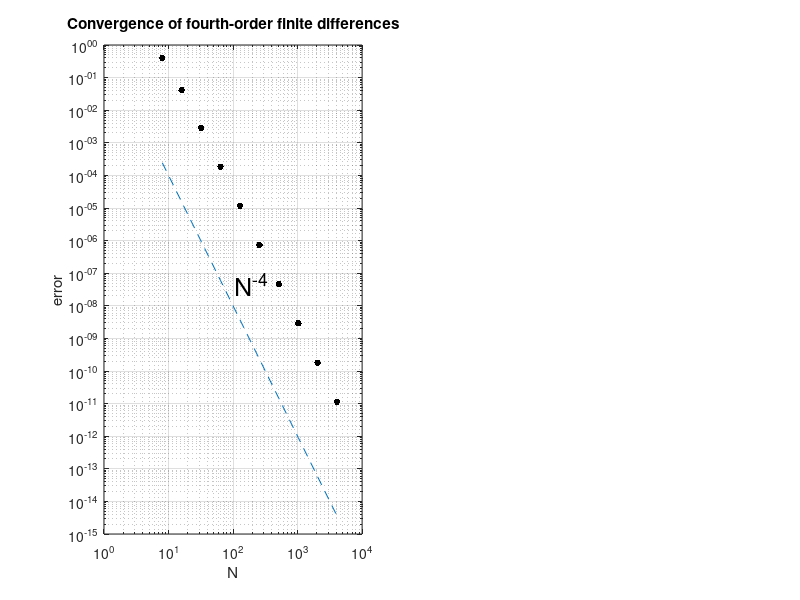

Recreate this plot in MATLAB. (Note: this script raises an error after producing the figure.)

%% This script illustrates a range of pseudospectral methods


%% Finite Difference Scheme vs Spectral Differentition
%Made using the files P1.m and P2.m by Trefethen
%We differentiate the function u = (sin(x)^2)cos(x) over [0,2pi]
%using both a fourth order finite difference scheme and 
%spectral differentiation and compare the accuracy of both
%methods

%Fourth order finite difference scheme
Nvec = 2.^(3:12); %A vector of the number of grid points
  figure()
  for N = Nvec %for all the numbers of grid points
    h = 2*pi/N; %Set the distance between gridpoints
    x = (1:N)'*h; %Define the grid points
    %Evaluate the function we want to differentiate
    u = (sin(x).^2).*cos(x);
    %Evaluate the exact derivative of u
    uprime = 2.*sin(x).*cos(x).^2 - sin(x).^3;

    % Construct sparse fourth-order differentiation matrix:
    e = ones(N,1);
    D =   sparse(1:N,[2:N 1],2*e/3,N,N)...
        - sparse(1:N,[3:N 1 2],e/12,N,N);
    D = (D-D')/h;

    %Approximate the derivative of u by calculating D*u
    %Calculate the maximum error in the derivative for
    %each number of grid points
    error = norm(D*u-uprime,inf);
    subplot(1,2,1) %Plot the maximum errors on a loglog plot
    loglog(N,error,'k.','markersize',15), hold on
  end
  grid on, xlabel N, ylabel error
  title('Convergence of fourth-order finite differences')
  %plot the line with gradient -4 for reference as the errors 
  %of the fourth order finite difference scheme should also 
  %decrease with that gradient
  semilogy(Nvec,Nvec.^(-4),'--') 
  text(105,5e-8,'N^{-4}','fontsize',18)

  %Spectral Differentiation
  for N = 2:2:100 %For various numbers of grid points
    h = 2*pi/N; %Define the distance between grid points
    x =(1:N)'*h; %Define each of the grid points
   
    % Construct spectral differentiation matrix:
    column = [0 .5*(-1).^(1:N-1).*cot((1:N-1)*h/2)];
    D_s = toeplitz(column,column([1 N:-1:2]));

    %Approximate the derivative of u by calculating D_s*u
    %Calculate the maximum error in the derivative for
    %each number of grid points
    error = norm(D_s*u-uprime,inf);
    subplot(1,2,2) %plot the maximum errors on a loglog plot
    loglog(N,error,'k.','markersize',15), hold on
    
  end
  grid on, xlabel N, ylabel error
  title('Convergence of spectral differentiation')

  %% Accuracy of Spectral Differentiation
 %This script explores the accuracy of spectral differentiation for 
 %smooth and non smooth functions. This script is made using the file
 %P4.m by Trefethen. We differentiate two functions over [0,2pi].

% Set up grid:
  N = 24; %Number of grid points 
  h = 2*pi/N; %Grid spacing
  x = h*(1:N)'; %Define the grid points
  
  %Set up the spectral differentiation matrix:
  column = [0 .5*(-1).^(1:N-1).*cot((1:N-1)*h/2)]';
  D = toeplitz(column,column([1 N:-1:2]));

  %Differentiation of |x-pi|, not smooth
  v = abs(x-pi); %Define the function
  %Plot the function v
  subplot(2,2,1), plot(x,v,'.-','markersize',13)
  axis([0 2*pi -.5 3.5]), grid on, title('function')
  xlabel('$x$', 'interpreter', 'latex');
  ylabel('$f(x)$', 'interpreter', 'latex')
  
  %Approximate the derivative of v by calculating D*v and
  %plot this approximation
  subplot(2,2,2), plot(x,D*v,'.-','markersize',13)
  axis([0 2*pi -2 2]), grid on, title('Spectral Derivative')
  xlabel('$x$', 'interpreter', 'latex'); 
  ylabel('Derivative');

  
  %Differentiation of (sin(x)^2)*(cos(x)), smooth
  v = (sin(x).^2).*cos(x); %Evaluate the function at the grid points
  %Evaluate the exact derivative at the grid points
  vprime = 2.*sin(x).*cos(x).^2 - sin(x).^3;
  
  %Plot the function v
  subplot(2,2,3), plot(x,v,'.-','markersize',13)
  axis([0 2*pi -1 1]), grid on
  xlabel('$x$', 'interpreter', 'latex'); 
  ylabel('$g(x)$', 'interpreter', 'latex')
  
  %Approximate the derivative using D*v and plot
  subplot(2,2,4), plot(x,D*v,'.-','markersize',13)
  axis([0 2*pi -2 2]), grid on
  xlabel('$x$', 'interpreter', 'latex'); 
  ylabel('Derivative');
  
  %Calculate the maximum error in the approximate derivative
  max_error = norm(D*v-vprime,inf);
  text(2.2,1.4,['max error = ' num2str(max_error)])
  
  %% Second Derivative Check
  %This script checks that the square of the spectral 
  %differentiation matrix does indeed calculate the second 
  %derivative and that this calculation is accurate. We 
  %differentiate a function over the interval [0,1].
  
    N = 100; %Number of grid points
    h = 1/N; %Sets the spacing of the grid points
    x = (0:N-1)'*h; %Defines the grid points

    %Construct the differentiation matrix valid on [0,2pi]
    hD = 2*pi/N; %Defines equispaced points to generate
                 %the differentiation matrix with
    column = [0 .5*(-1).^(1:N-1).*cot((1:N-1)*hD/2)];
    D = toeplitz(column,column([1 N:-1:2])); %First derivative
    
    D = 2*pi*D; %Scales the differentiation matrix so that
                %it is defined for differentiation over [0,1]
    D2 = D^2; %Square the differentiation matrix to calculate
              %the second derivative
  
    comp = D2*(sin(2*pi*x)); %The approximate derivative
    true = -4*pi^2*sin(2*pi*x); %The exact derivative
    
    %plot the exact and approximate derivatives to compare them
    figure()
    plot(x,comp, 'r-');
    hold on
    plot(x,true, 'b:')

    %calculate the maximum error of the approximate solution
    max_error = norm(abs(comp-true),inf)

  %% Interpolation Comparison
  %This script compares interpolation using both equispaced and
  %Chebyshev interpolation points. This script was made using 
  %the MATLAB file P9.m by Trefethen.

  N = 16; %Set the number of grid points
  xx = -1.01:.005:1.01; %makes xx for polynomial to be evaluated at. 
  clf
  for i = 1:2
    if i==1 %carry out the interpolation using equispaced points
        s = 'Equispaced points'; 
        x = -1 + 2*(0:N)/N; %generate equispaced points on [-1,1]
    end
    if i==2 %carry out the interpolation using Chebyshev points
        s = 'Chebyshev points';  
        x = cos(pi*(0:N)/N); %generate Chebyshev points on [-1,1]
    end
    
    %Evaluate function at interpolation points
    u = 1./(1+0.5*sin(pi*x).^6);
    %'Exact' value of function to be used for calculating errors
    uu = 1./(1+0.5*sin(pi*xx).^6); 
    
    p = polyfit(x,u,N);  %carry out interpolation using polyfit
    pp = polyval(p,xx);  %evaluate the interpolating polynomial
                         %using polyval at the same points that
                         %the 'exact' function is evaluated at
    
    subplot(1,2,i) 
    %plot the interpolation points and the exact values of the
    %function at the interpolation points
    plot(x,u,'.','markersize',24)
    line(xx,pp)           %Plots the interpolating polynomial
    axis([-1.1 1.1 0 2]), title(s)
    
    %calculate the maximum error
    error = norm(uu-pp,inf);
    text(-.6,.2,['max error = ' num2str(error)])
    xlabel('$x$', 'Interpreter', 'latex'); 
    ylabel('$u(x)$', 'Interpreter', 'latex');
  end

  %% Integration
  %This script tests the accuracy of integration carried out using
  %Clenshaw-Curtis quadrature
   [x,w] = clencurt(50); %generate Chebyshev points and integration
                         %weights using 50 points. Both are
                         %valid for calculations on [-1,1]
    x = map(0,1,x);      %map the Chebyshev points to [0,1]
    w = w/2;             %map the integration weights to [0,1]
    int_S = w*sin(2*pi*x); %integrate the function sin(2pi*x)
    int_C = w*cos(2*pi*x); %integrate the function cos(2pi*x)
   
function [x,w] = clencurt(N)
  
  %Generate the Chebyshev points
  theta = pi*(0:N)'/N; 
  x = cos(theta);
  
  %Generate the integration weights
  w = zeros(1,N+1); ii = 2:N; v = ones(N-1,1);
  if mod(N,2)==0 
    w(1) = 1/(N^2-1); w(N+1) = w(1);
    for k=1:N/2-1, v = v - 2*cos(2*k*theta(ii))/(4*k^2-1); end
    v = v - cos(N*theta(ii))/(N^2-1);
  else
    w(1) = 1/N^2; w(N+1) = w(1);
    for k=1:(N-1)/2, v = v - 2*cos(2*k*theta(ii))/(4*k^2-1); end
  end
  w(ii) = 2*v/N;
end
   function [x2] = map(a,b,x)
        x2 = 0.5*(b-a)*x + 0.5*(a+b);
      end
  